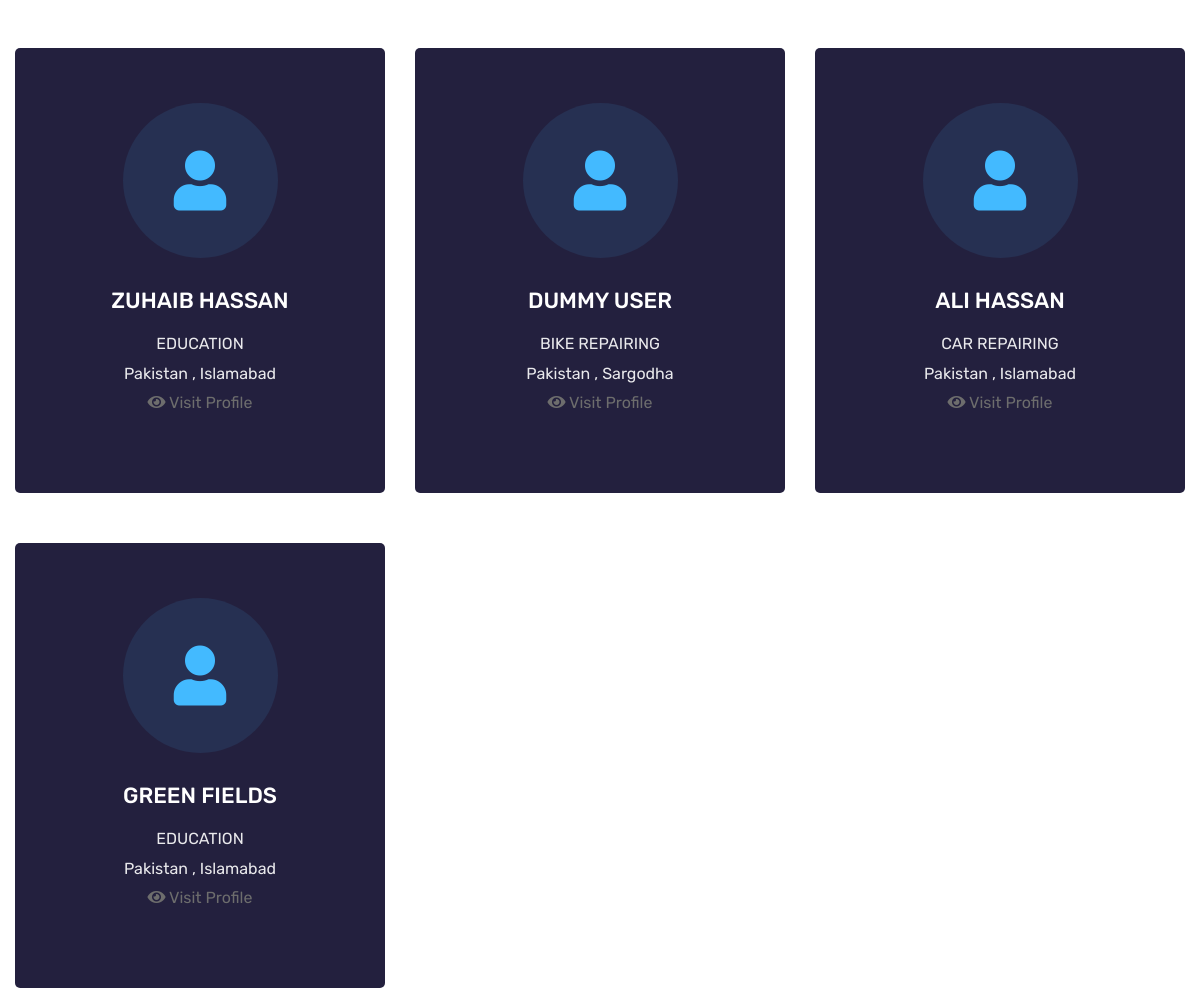
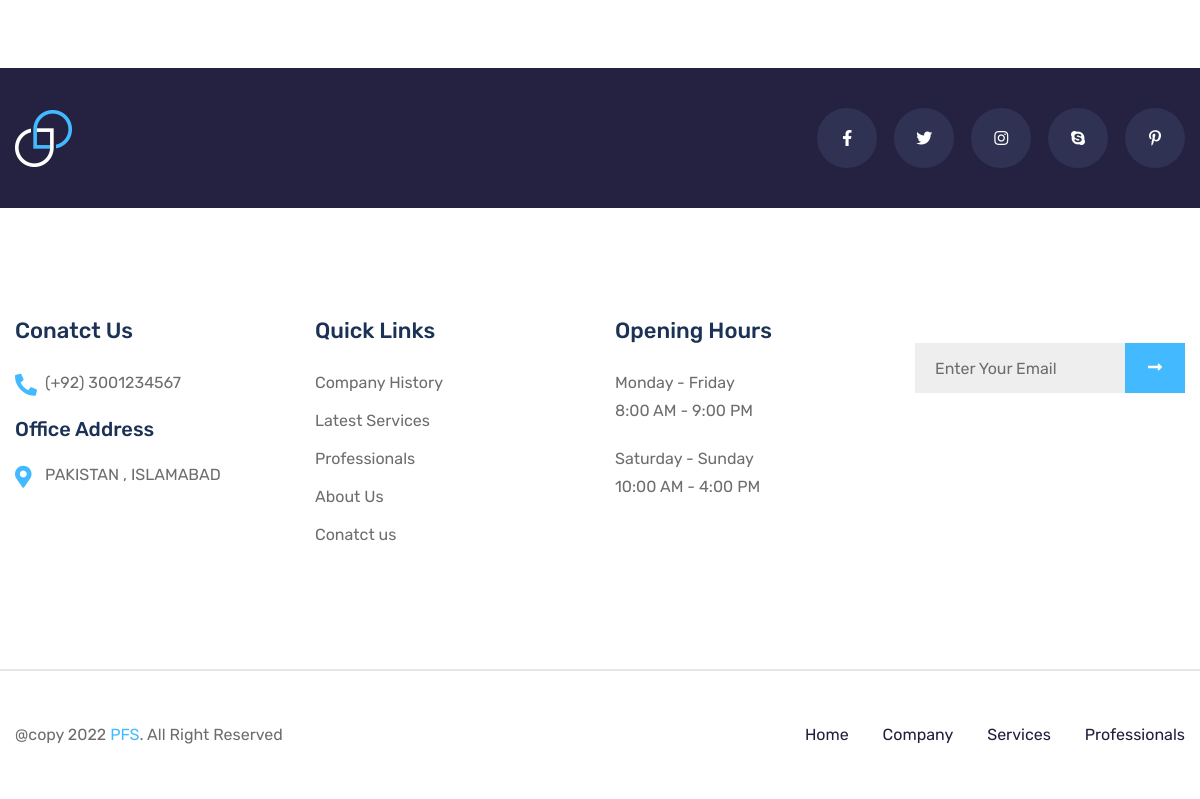
The app's page /professionals (lower part), older data (2 pictures, top to bottom).
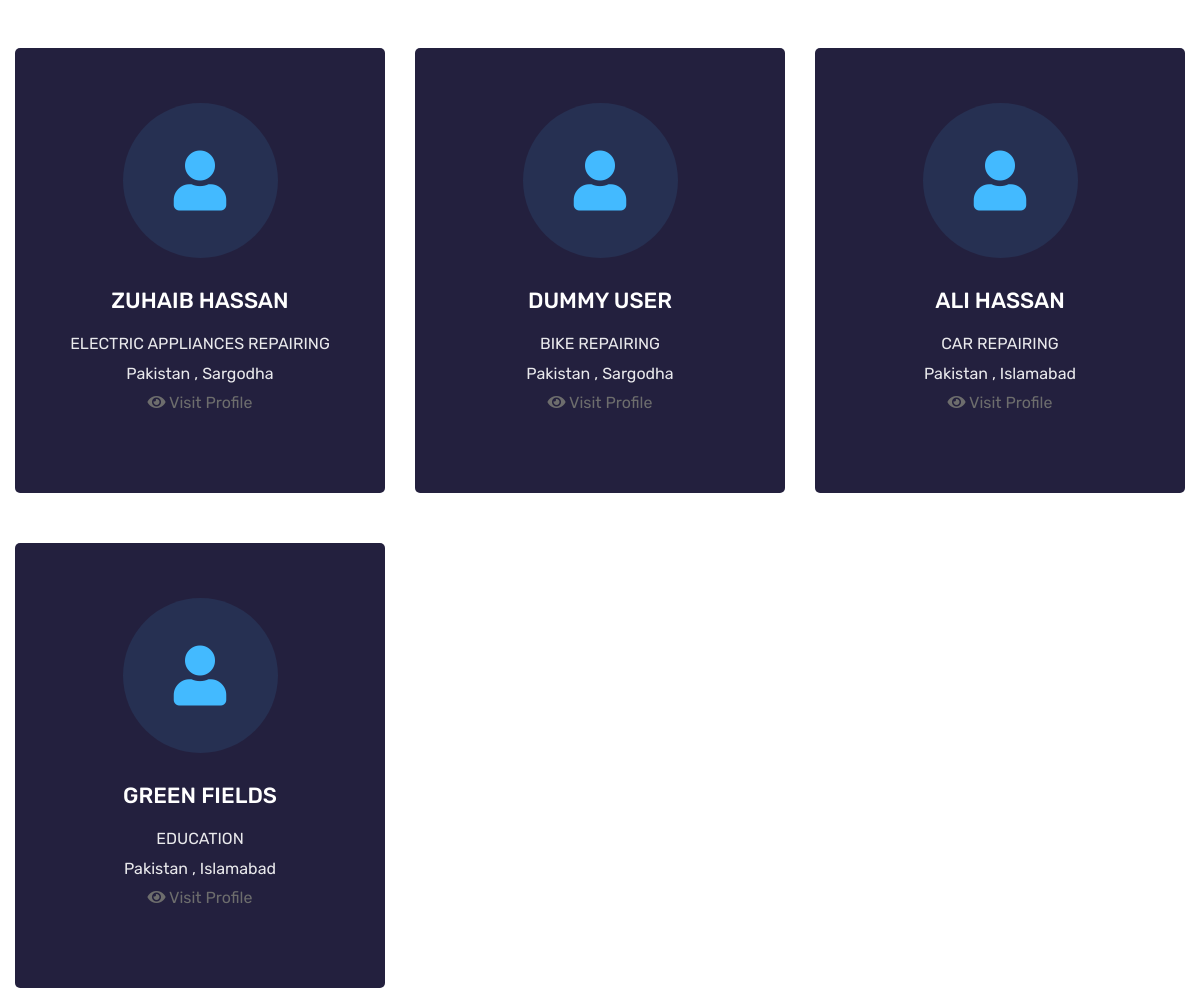
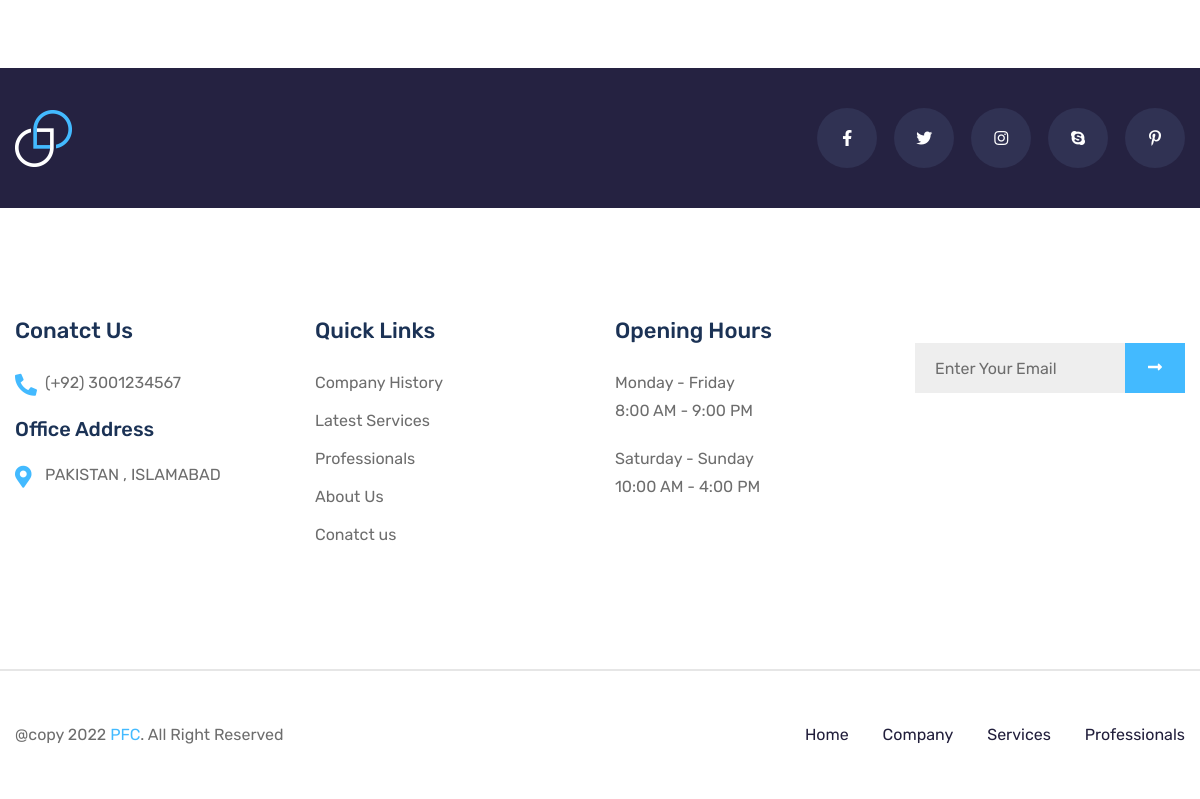
The same page, newer data (2 pictures, top to bottom).
### tables this page shows
CREATE TABLE `tbl_users` (
  `user_id` int(11) NOT NULL,
  `user_profile_image` varchar(255) DEFAULT NULL,
  `user_name` varchar(100) DEFAULT NULL,
  `user_username` varchar(50) DEFAULT NULL,
  `user_slug` varchar(255) DEFAULT NULL,
  `user_email` varchar(255) DEFAULT NULL,
  `user_contact` varchar(20) DEFAULT NULL,
  `user_password` varchar(255) DEFAULT NULL,
  `user_city` varchar(50) DEFAULT NULL,
  `user_location` varchar(255) DEFAULT NULL,
  `service_id` int(11) NOT NULL,
  `user_status` int(1) NOT NULL,
  `user_order` int(11) NOT NULL,
  `user_login_session` varchar(50) DEFAULT NULL
);

CREATE TABLE `tbl_services` (
  `service_id` int(11) NOT NULL,
  `service_slug` varchar(255) DEFAULT NULL,
  `service_title` varchar(255) DEFAULT NULL,
  `service_icon` varchar(100) DEFAULT NULL,
  `service_short_desc` varchar(255) DEFAULT NULL,
  `service_detail` longtext DEFAULT NULL,
  `service_status` int(1) NOT NULL,
  `service_order` int(11) NOT NULL
);

CREATE TABLE `tbl_texts` (
  `txt_id` int(11) NOT NULL,
  `txt_type` varchar(50) NOT NULL,
  `txt_data` longtext DEFAULT NULL
);

### includes/baseFunctions.php (called while the page is built, shortened)
<?php
function doEncode($string, $key = 'fusionmaxcarwash.com')
{
    $string = base64_encode($string);
    $key = sha1($key);
    $strLen = strlen($string);
    $keyLen = strlen($key);
    for ($i = 0; $i < $strLen; $i++) {
        $ordStr = ord(substr($string, $i, 1));
        $ordKey = ord(substr($key, $j, 1));
        $j++;
        $hash .= strrev(base_convert(dechex($ordStr + $ordKey), 16, 36));
    }
    return ($hash);
}
function fetch_assoc($ex)
{
    return $ex->fetch_assoc();
}
function getList($query)
{
    global $conn;
    $ex = $conn->query($query) or die($query);
    if (mysqli_num_rows($ex) > 0) {
        return $ex;
    }
    return false;
}
function getTable($table, $where)
{
    global $conn;
    $sql = "SELECT * FROM " . $table . " WHERE " . $where;
    $ex = $conn->query($sql) or die($sql);
    $rs = $ex->fetch_array();
    return $rs;
}
?>

### includes/siteFunctions.php (called while the page is built, shortened)
<?php
function getServiceByServiceId($id)
{
    $output = array();
    if ($ex = getList("SELECT * FROM tbl_services WHERE `service_id`='$id' AND service_status='1' ")) {
        $output = fetch_assoc($ex);
    }
    return $output;
}

### includes/conn.php (called while the page is built, shortened)
<?php session_start();
if ($_SERVER['HTTP_HOST'] != 'localhost') {
    $hostname_dbconn = "localhost";
    $rating_dbname = "public";
    $username_dbconn = "root";
    $password_dbconn = '';
    $path = "http://localhost/public-facilitation-center/";
} else {
    $path = "http://localhost/public-facilitation-center/";
}

### inc_pages/professionals.php (the view, shortened to what the changed rows need)
<section class="service-area service-area-v2 pt-50">
    <div class="container">
        <div class="row">
            <?php
                $where = "";
                $paging1 =  "SELECT * FROM tbl_users  WHERE
                 user_status='1'
                 " . $where . " " .   $like . "
                  ORDER BY user_order DESC";
                $exe1 = $conn->query($paging1) or die(mysqli_error($conn));
                $total_products =  $exe1->num_rows;
                if ($total_products) {
                    while ($user = $exe1->fetch_array()) {
                        $service = getServiceByServiceId($user['service_id']);
                ?>
            <div class="col-lg-4">
                <div class="service-item mb-50">
                    <div class="icon">
                        <i class="fas fa-user"></i>
                    </div>
                    <div class="info">
                        <h4><?= $user['user_name'] ?></h4>
                        <p><?= $service['service_title'] ?></p>
                        <p><?= $user['user_location'] ?></p>
                        <a href="<?= $path ?>profile/<?= doEncode($user['user_id']) ?>" class="btn_link"><i
                                class="fas fa-eye"></i> Visit Profile</a>
                    </div>
                </div>
            </div>
            <?php }
                } else {
                    ?>
            <div class="d-flex w-100 pt-5 justify-content-center align-items-center">
                <h4>No Professional found</h4>
            </div>
            <?php
                }
                ?>
        </div>
    </div>
</section>

### inc_pages/shared/footer.php (shortened to what the changed rows need)
<?php
        $footerrs = getTable('tbl_texts', " `txt_type` = 'footer' ");
        $footer = unserialize(stripslashes($footerrs['txt_data']));
        ?>
<footer class="footer-area">
    <div class="footer-bootom-area">
        <div class="container">
            <div class="row">
                <div class="col-lg-6">
                    <div class="copyright-text">
                        <p><?= $footer['text_copyright'] ?></p>
                    </div>
                </div>
            </div>
        </div>
    </div>
</footer>

Row changes from the older to the newer data that the page shows:
changed tbl_users "ZUHAIB HASSAN": service.service_title "EDUCATION" → "ELECTRIC APPLIANCES REPAIRING"; user_location "Pakistan , Islamabad" → "Pakistan , Sargodha"
changed tbl_texts: txt_data "@copy 2022 PFS . All Right Reserved" → "@copy 2022 PFC . All Right Reserved"
